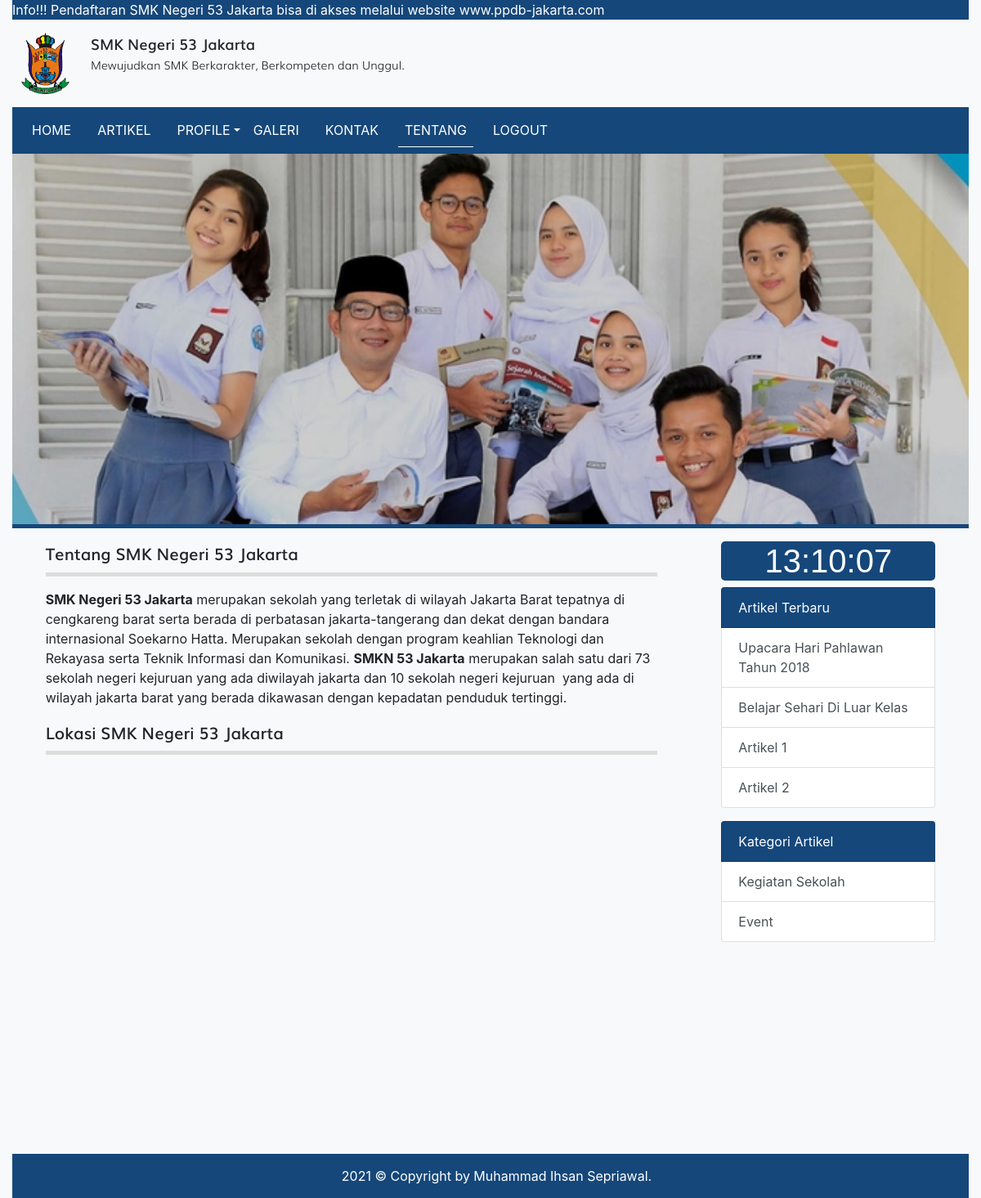
Screenshot of /tentang_website.php with the database file from the repository.
### tables this page shows
CREATE TABLE `tbl_tentang_website` (
  `id` int(11) NOT NULL,
  `tentang_website` text DEFAULT NULL
);

CREATE TABLE `tbl_artikel` (
  `id` int(11) NOT NULL,
  `judul` varchar(255) DEFAULT NULL,
  `isi` text DEFAULT NULL,
  `tanggal` date DEFAULT NULL,
  `foto` varchar(100) DEFAULT NULL,
  `id_kategori` int(11) DEFAULT NULL
);

CREATE TABLE `tbl_kategori_artikel` (
  `id` int(11) NOT NULL,
  `nama_kategori` varchar(30) DEFAULT NULL
);

### tentang_website.php (the view, shortened to what this page needs)
<?php
require_once 'koneksi.php';
$query = mysqli_query($koneksi, "SELECT * FROM tbl_tentang_website WHERE id = 1");
$tentang_website = mysqli_fetch_assoc($query);
?>
<!DOCTYPE html>
<html>
<head>
	<link rel="stylesheet" href="resources/fonts/stylesheet.css">
	<link rel="stylesheet" href="resources/css/bootstrap.min.css">
	<link rel="stylesheet" href="resources/css/styles.css">
</head>
<body>
	<div class="container-fluid bg-light">
		<div class="marquee">
			<marquee direction="left">Info!!! Pendaftaran SMK Negeri 53 Jakarta bisa di akses melalui website www.ppdb-jakarta.com</marquee>
		</div>
		<div class="logo clearfix">
			<div class="float-left mt-3 mb-3">
				<img src="resources/images/logo53.png" alt="Logo Sekolah" width="80px" height="75px" class="float-left mr-3">
				<div class="text float-right">
					<span class="smk">SMK Negeri 53 Jakarta</span><br>
					<span class="visi">Mewujudkan SMK Berkarakter, Berkompeten dan Unggul.</span>
				</div>
			</div>
		</div>
		<?php require_once 'navbar.php'; ?>
		<div class="hero">
			<img src="resources/images/banner-siswa.jpg" alt="">
		</div>
		<div class="row p-3 justify-content-center">
			<div class="col-md-8">
				<div class="title mb-3">
					Tentang SMK Negeri 53 Jakarta
				</div>
				<div class="artikel">
					<?= $tentang_website['tentang_website'] ?>
				</div>
				<div class="title mb-3">
					Lokasi SMK Negeri 53 Jakarta
				</div>
				<div class="text-center">
					<iframe src="https://www.google.com/maps/embed?pb=!1m18!1m12!1m3!1d3966.9895135216584!2d106.72352411458833!3d-6.132110495560035!2m3!1f0!2f0!3f0!3m2!1i1024!2i768!4f13.1!3m3!1m2!1s0x2e69f5e6cb73b007%3A0x64c793c6f6166448!2sSMK%20Negeri%2053%20Jakarta!5e0!3m2!1sid!2sid!4v1627017764593!5m2!1sid!2sid" width="900" height="450" style="border:0;" allowfullscreen="" loading="lazy"></iframe>
				</div>
			</div>
			<?php require_once 'sidebar.php'; ?>
		</div>
		<div class="text-white foot">
			2021 © Copyright by Muhammad Ihsan Sepriawal.
		</div>
	</div>
</body>
</html>

### sidebar.php (shortened to what this page needs)
<?php
$query_artikel_terbaru = mysqli_query($koneksi, "SELECT * FROM tbl_artikel ORDER BY tanggal ASC LIMIT 4");
$query_kategori_artikel= mysqli_query($koneksi, "SELECT * FROM tbl_kategori_artikel LIMIT 4");
?>
<div class="col-md-3 ml-5">
	<div class="list-group">
		 <h1 class="text-center" style="font-size: 40px; font-family: arial; background-color: #15477A; border-radius: 5px; color: #fff;" id="jam"></h1>
	</div>
	<div class="list-group">
		<span class="list-group-item text-white" style="background-color: #15477A;">Artikel Terbaru</span>
		<?php while($artikel_terbaru = mysqli_fetch_assoc($query_artikel_terbaru)) : ?>
			<a href="detail_artikel.php?id=<?= $artikel_terbaru['id'] ?>" class="list-group-item list-group-item-action"><?= $artikel_terbaru['judul'] ?></a>
		<?php endwhile; ?>
	</div>
	<div class="list-group">
		<span class="list-group-item text-white mt-3" style="background-color: #15477A;">Kategori Artikel</span>
		<?php while($kategori_artikel = mysqli_fetch_assoc($query_kategori_artikel)) : ?>
			<a href="kategori.php?id=<?= $kategori_artikel['id'] ?>" class="list-group-item list-group-item-action"><?= $kategori_artikel['nama_kategori'] ?></a>
		<?php endwhile; ?>
	</div>
</div>

### resources/css/styles.css (style rules this page uses)
body { background-image: url('../images/bg_all.jpg'); }
.marquee { background-color: #15477A; color: #fff; }
.smk { font-family: 'mulisemibold'; font-size: 18px; }
.visi { font-family: 'mulilight'; font-size: 14px; }
.hero { border-bottom: 5px solid #15477A; }
.hero img { width: 100%; }
.title { font-family: 'mulisemibold'; font-size: 20px; padding-bottom: 7.5px; border-bottom: 5px solid #ddd }
.foot { background-color: #15477A; padding: 15px 15px 15px 30px; text-align: center; }

### rows the page displays
tbl_tentang_website: tentang_website "SMK Negeri 53 Jakarta merupakan sekolah yang terletak di wilayah Jakarta Barat tepatnya di cengkareng barat serta berada di perbatasan jakarta-tangerang dan dekat dengan bandara internasional Soekarno Hatta. Merupakan sekolah dengan program keahlian Teknologi dan Rekayasa serta Teknik Informasi dan Komunikasi. SMKN 53 Jakarta merupakan salah satu dari 73 sekolah negeri kejuruan yang ada diwilayah jakarta dan 10 sekolah negeri kejuruan yang ada di wilayah jakarta barat yang berada dikawasan dengan kepadatan penduduk tertinggi."
tbl_artikel: judul "Upacara Hari Pahlawan Tahun 2018"
tbl_artikel: judul "Belajar Sehari Di Luar Kelas"
tbl_artikel: judul "Artikel 1"
tbl_artikel: judul "Artikel 2"
tbl_kategori_artikel: nama_kategori "Kegiatan Sekolah"
tbl_kategori_artikel: nama_kategori "Event"
